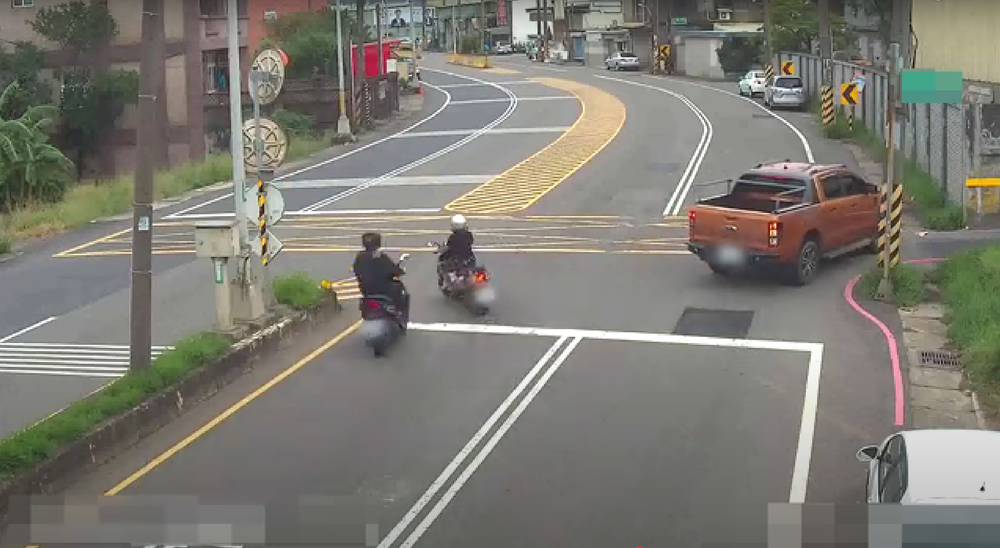
%> input picture 0310/6.png, 1000 x 548 px, shrunk from 2865 x 1570 before the run
$ octave W04_05.m   (GNU Octave 9; MATLAB toolbox functions it lacks are replaced by stand-ins)
%> lines starting %> are read from the running program, lines starting %| are printed output that depends on the picture
% catch RGB channel

clc;
clear All;
close All;
I = imread('6.png'); % 讀取彩色影像
%> I is the input picture: size 548x1000x3 uint8; mean R, G, B 125.4, 123.3, 115.3
figure;
imshow(I);
R = I(:,:,1); G = I(:,:,2); B = I(:,:,3); % 拆分 RGB 通道
%> after `R = I(:,:,1)`:
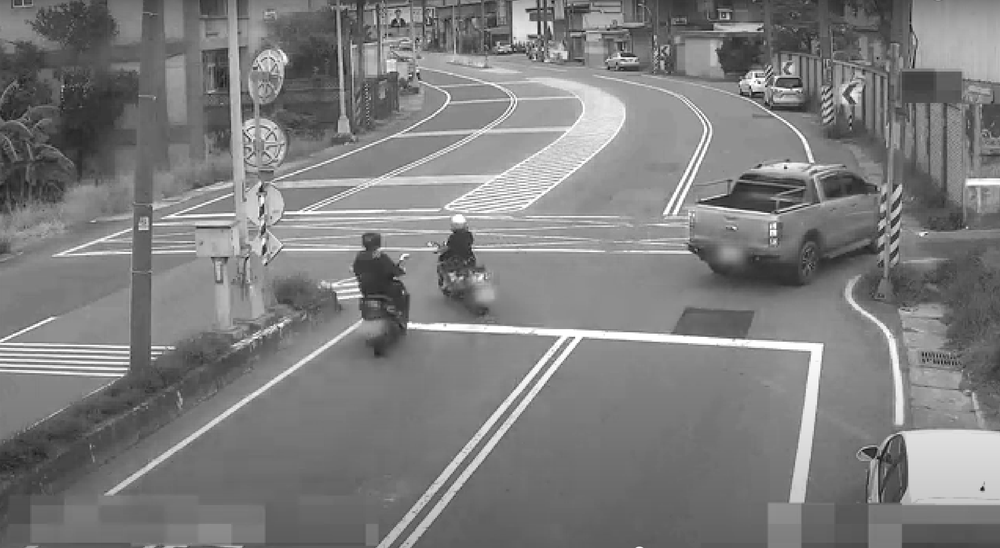
%> R: size 548x1000 uint8; min 4, max 255, mean 125.4
%> after `G = I(:,:,2)`:
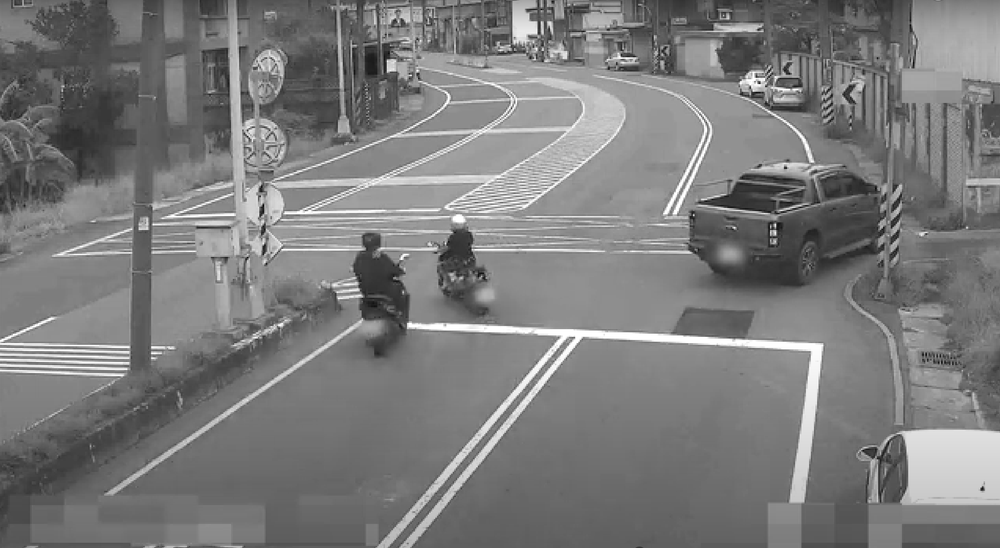
%> G: size 548x1000 uint8; min 1, max 255, mean 123.3
%> after `B = I(:,:,3)`:
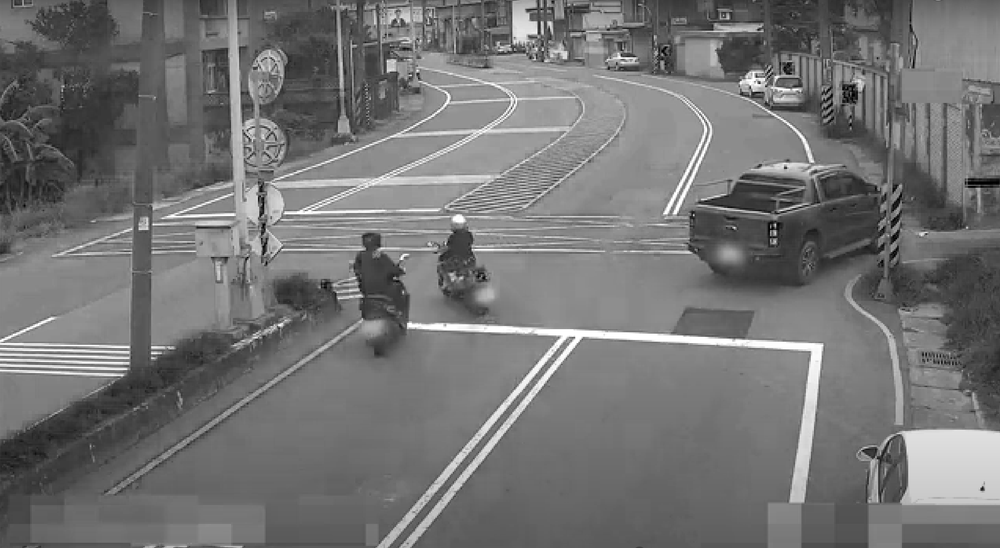
%> B: size 548x1000 uint8; min 0, max 255, mean 115.3
figure;
subplot(3,1,1), imhist(R); title('紅色通道');
subplot(3,1,2), imhist(G); title('綠色通道');
subplot(3,1,3), imhist(B); title('藍色通道');
%> after `title('藍色通道')`:
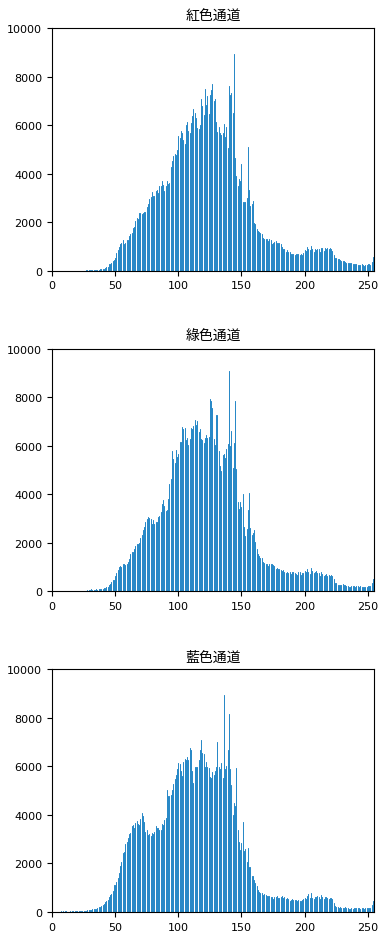
%> figure redrawn from the program's plot data, 3 panels; panel 1: highest point at x = 144, y = 8910; panel 2: highest point at x = 140, y = 9095; panel 3: highest point at x = 136, y = 8959
